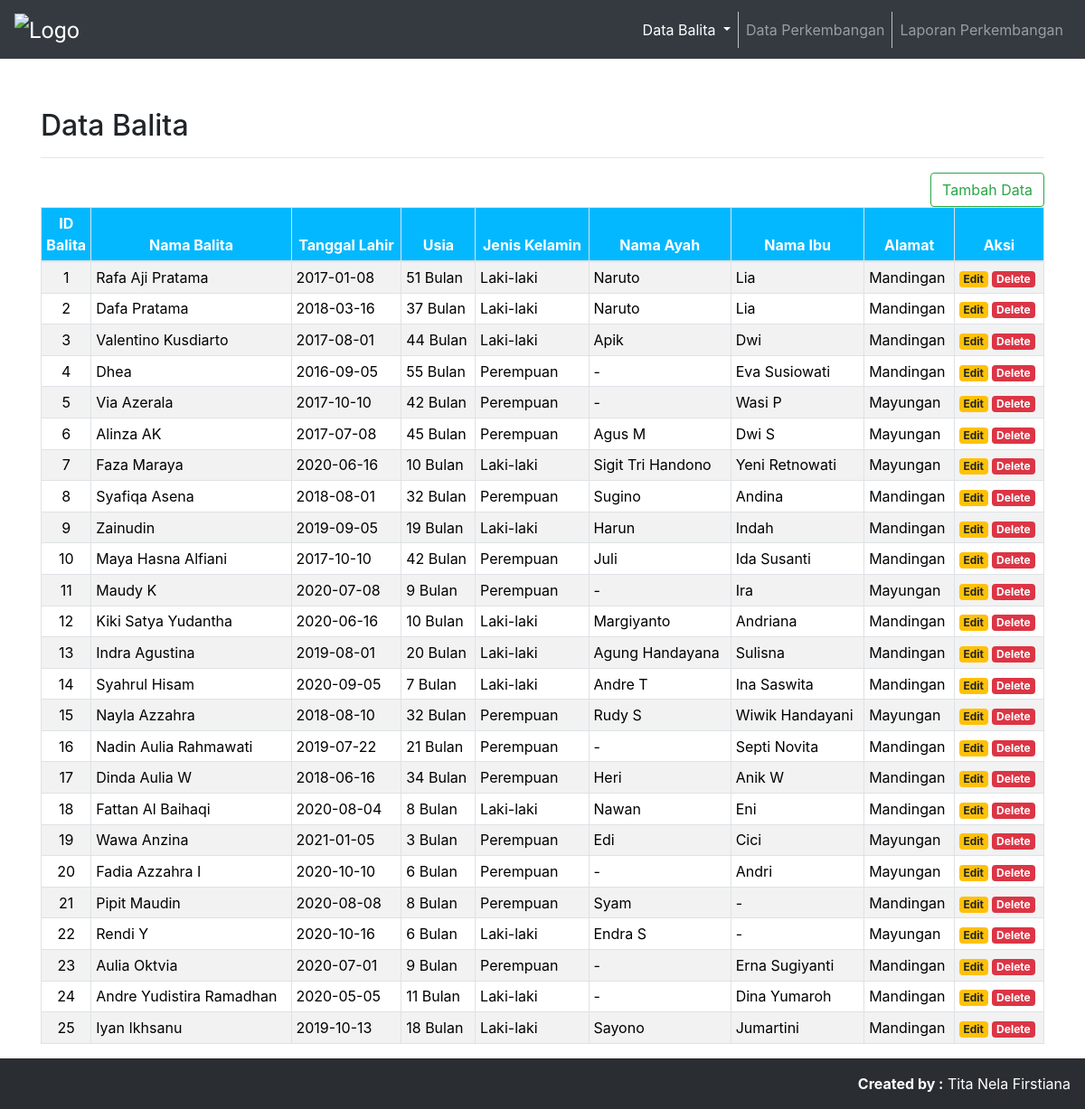
The page /admin/index-balita.php on the database its author committed.
### tables this page shows
CREATE TABLE `balita` (
  `idbalita` int(5) NOT NULL,
  `nama_balita` varchar(100) NOT NULL,
  `tanggal_lahir` date NOT NULL,
  `jenis_kelamin` enum('Laki-laki','Perempuan') NOT NULL,
  `nama_ayah` varchar(100) NOT NULL,
  `nama_ibu` varchar(100) NOT NULL,
  `alamat` text NOT NULL
);

### admin/index-balita.php (the view, shortened to what this page needs)
<?php
	include('koneksi.php');
?>
<!DOCTYPE html>
<html lang="en">
<head>
	<link rel="stylesheet" href="https://maxcdn.bootstrapcdn.com/bootstrap/4.5.2/css/bootstrap.min.css">
	<link rel="stylesheet" href="style.css">
	<link rel="stylesheet" href="https://cdnjs.cloudflare.com/ajax/libs/font-awesome/4.7.0/css/font-awesome.min.css">
</head>
<body>
	<nav class="navbar navbar-expand-md bg-dark navbar-dark fixed-top">
		<a class="navbar-brand">
			<img src="http://indihealth.com/indihealthcom/assets/images/products/5acf891ba61c4.png" alt="Logo"
				style="width:150px;"></a>
		<div class="collapse navbar-collapse" id="collapsibleNavbar">
			<ul class="navbar-nav ml-auto">
				<li class="nav-item dropdown active">
					<a class="nav-link dropdown-toggle" href="#" id="navbarDropdown" role="button"
						data-toggle="dropdown" aria-haspopup="true" aria-expanded="false">
						Data Balita
					</a>
				</li>
				<li class="nav-item">
					<a class="nav-link" href="index-perkembangan.php">Data Perkembangan</a>
				</li>
				<li class="nav-item">
					<a class="nav-link" href="laporan-perkembangan.php">Laporan Perkembangan</a>
				</li>
			</ul>
		</div>
	</nav>
	<br><br><br><br><br>
	<div class="container">
		<h2>Data Balita</h2>
		<hr>
		<div id="button">
			<span style="float: right">
				<a href="proses/create-balita.php" class="btn btn-outline-success" role="button">Tambah Data</a>
			</span>
		</div>
		<table class="table table-striped table-hover table-sm table-bordered">
			<thead class="thead">
				<tr align="center">
					<th style="width:5%">ID Balita</th>
					<th>Nama Balita</th>
					<th>Tanggal Lahir</th>
					<th>Usia</th>
					<th>Jenis Kelamin</th>
					<th>Nama Ayah</th>
					<th>Nama Ibu</th>
					<th>Alamat</th>
					<th>Aksi</th>
				</tr>
			</thead>
			<tbody>
				<?php
				$sql = mysqli_query($koneksi, "SELECT *, TIMESTAMPDIFF(
					MONTH, tanggal_lahir, NOW() ) AS usia FROM balita ORDER BY idbalita ASC")
					or die(mysqli_error($koneksi));
				if(mysqli_num_rows($sql) > 0){
					while($data = mysqli_fetch_assoc($sql)){
						echo '
						<tr>
							<td align="center">'.$data['idbalita'].'</td>
							<td>'.$data['nama_balita'].'</td>
							<td>'.$data['tanggal_lahir'].'</td>
							<td>'.$data['usia'].' Bulan</td>
							<td>'.$data['jenis_kelamin'].'</td>
							<td>'.$data['nama_ayah'].'</td>
							<td>'.$data['nama_ibu'].'</td>
							<td>'.$data['alamat'].'</td>
							<td>
								<a href="proses/edit-balita.php?idbalita='.$data['idbalita'].'"><span class="badge badge-warning">Edit</a>
								<a href="proses/delete-balita.php?idbalita='.$data['idbalita'].'" class="badge badge-danger" onclick="return confirm(\'Yakin ingin menghapus data ini?\')">Delete</a>
							</td>
						</tr>
						';
					}
				}else{
					echo '
					<tr>
						<td colspan="6">Tidak ada data.</td>
					</tr>
					';
				}
			?>
		</table>
	</div>
	<?php
		include('template/footer.php');
	?>
</body>
</html>

### admin/style.css (style rules this page uses)
.navbar-nav .nav-item:not(:last-child) { border-right: 1px solid silver; }
.navbar-brand { font-family: 'Roboto', sans-serif; font-size: 25px; margin: 0px; }
.table { color: black; }
.thead { background-color: rgb(4, 184, 255); color:white; }

### rows shown on the page
balita: idbalita "1", nama_balita "Rafa Aji Pratama", tanggal_lahir "2017-01-08", usia "51", jenis_kelamin "Laki-laki", nama_ayah "Naruto", nama_ibu "Lia", alamat "Mandingan"
balita: idbalita "2", nama_balita "Dafa Pratama", tanggal_lahir "2018-03-16", usia "37", jenis_kelamin "Laki-laki", nama_ayah "Naruto", nama_ibu "Lia", alamat "Mandingan"
balita: idbalita "3", nama_balita "Valentino Kusdiarto", tanggal_lahir "2017-08-01", usia "44", jenis_kelamin "Laki-laki", nama_ayah "Apik", nama_ibu "Dwi", alamat "Mandingan"
balita: idbalita "4", nama_balita "Dhea", tanggal_lahir "2016-09-05", usia "55", jenis_kelamin "Perempuan", nama_ayah "-", nama_ibu "Eva Susiowati", alamat "Mandingan"
balita: idbalita "5", nama_balita "Via Azerala", tanggal_lahir "2017-10-10", usia "42", jenis_kelamin "Perempuan", nama_ayah "-", nama_ibu "Wasi P", alamat "Mayungan"
balita: idbalita "6", nama_balita "Alinza AK", tanggal_lahir "2017-07-08", usia "45", jenis_kelamin "Perempuan", nama_ayah "Agus M", nama_ibu "Dwi S", alamat "Mayungan"
balita: idbalita "7", nama_balita "Faza Maraya", tanggal_lahir "2020-06-16", usia "10", jenis_kelamin "Laki-laki", nama_ayah "Sigit Tri Handono", nama_ibu "Yeni Retnowati", alamat "Mayungan"
balita: idbalita "8", nama_balita "Syafiqa Asena", tanggal_lahir "2018-08-01", usia "32", jenis_kelamin "Perempuan", nama_ayah "Sugino", nama_ibu "Andina", alamat "Mandingan"
balita: idbalita "9", nama_balita "Zainudin", tanggal_lahir "2019-09-05", usia "19", jenis_kelamin "Laki-laki", nama_ayah "Harun", nama_ibu "Indah", alamat "Mandingan"
balita: idbalita "10", nama_balita "Maya Hasna Alfiani", tanggal_lahir "2017-10-10", usia "42", jenis_kelamin "Perempuan", nama_ayah "Juli", nama_ibu "Ida Susanti", alamat "Mandingan"
balita: idbalita "11", nama_balita "Maudy K", tanggal_lahir "2020-07-08", usia "9", jenis_kelamin "Perempuan", nama_ayah "-", nama_ibu "Ira", alamat "Mayungan"
balita: idbalita "12", nama_balita "Kiki Satya Yudantha", tanggal_lahir "2020-06-16", usia "10", jenis_kelamin "Laki-laki", nama_ayah "Margiyanto", nama_ibu "Andriana", alamat "Mandingan"
balita: idbalita "13", nama_balita "Indra Agustina", tanggal_lahir "2019-08-01", usia "20", jenis_kelamin "Laki-laki", nama_ayah "Agung Handayana", nama_ibu "Sulisna", alamat "Mandingan"
balita: idbalita "14", nama_balita "Syahrul Hisam", tanggal_lahir "2020-09-05", usia "7", jenis_kelamin "Laki-laki", nama_ayah "Andre T", nama_ibu "Ina Saswita", alamat "Mandingan"
balita: idbalita "15", nama_balita "Nayla Azzahra", tanggal_lahir "2018-08-10", usia "32", jenis_kelamin "Perempuan", nama_ayah "Rudy S", nama_ibu "Wiwik Handayani", alamat "Mayungan"
balita: idbalita "16", nama_balita "Nadin Aulia Rahmawati", tanggal_lahir "2019-07-22", usia "21", jenis_kelamin "Perempuan", nama_ayah "-", nama_ibu "Septi Novita", alamat "Mandingan"
balita: idbalita "17", nama_balita "Dinda Aulia W", tanggal_lahir "2018-06-16", usia "34", jenis_kelamin "Perempuan", nama_ayah "Heri", nama_ibu "Anik W", alamat "Mandingan"
balita: idbalita "18", nama_balita "Fattan Al Baihaqi", tanggal_lahir "2020-08-04", usia "8", jenis_kelamin "Laki-laki", nama_ayah "Nawan", nama_ibu "Eni", alamat "Mandingan"
balita: idbalita "19", nama_balita "Wawa Anzina", tanggal_lahir "2021-01-05", usia "3", jenis_kelamin "Perempuan", nama_ayah "Edi", nama_ibu "Cici", alamat "Mayungan"
balita: idbalita "20", nama_balita "Fadia Azzahra I", tanggal_lahir "2020-10-10", usia "6", jenis_kelamin "Perempuan", nama_ayah "-", nama_ibu "Andri", alamat "Mayungan"
balita: idbalita "21", nama_balita "Pipit Maudin", tanggal_lahir "2020-08-08", usia "8", jenis_kelamin "Perempuan", nama_ayah "Syam", nama_ibu "-", alamat "Mandingan"
balita: idbalita "22", nama_balita "Rendi Y", tanggal_lahir "2020-10-16", usia "6", jenis_kelamin "Laki-laki", nama_ayah "Endra S", nama_ibu "-", alamat "Mayungan"
balita: idbalita "23", nama_balita "Aulia Oktvia", tanggal_lahir "2020-07-01", usia "9", jenis_kelamin "Perempuan", nama_ayah "-", nama_ibu "Erna Sugiyanti", alamat "Mandingan"
balita: idbalita "24", nama_balita "Andre Yudistira Ramadhan", tanggal_lahir "2020-05-05", usia "11", jenis_kelamin "Laki-laki", nama_ayah "-", nama_ibu "Dina Yumaroh", alamat "Mandingan"
balita: idbalita "25", nama_balita "Iyan Ikhsanu", tanggal_lahir "2019-10-13", usia "18", jenis_kelamin "Laki-laki", nama_ayah "Sayono", nama_ibu "Jumartini", alamat "Mandingan"
